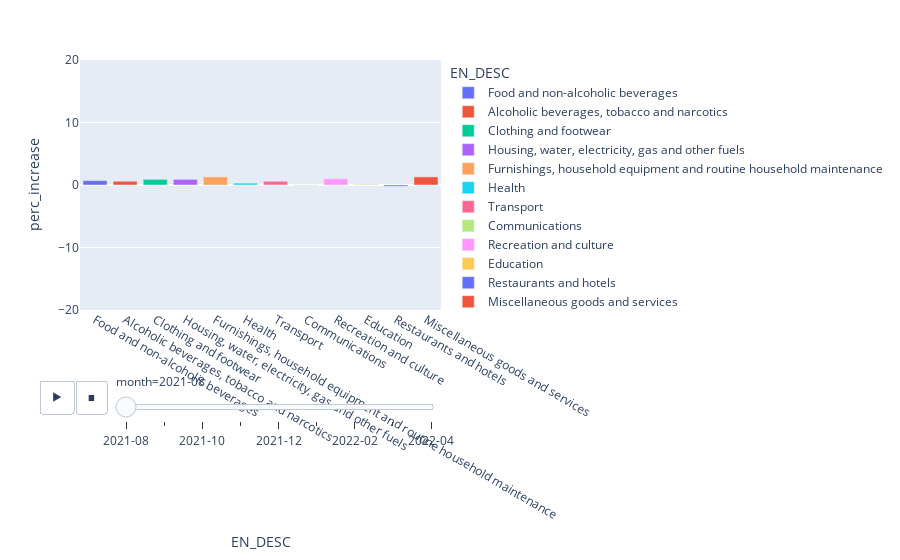

The code cell stored with this chart in its notebook:
### Code cell
fig = px.bar(monthly_long, x="EN_DESC", y="perc_increase", color="EN_DESC",
  animation_frame="month", range_y=[-20,20])
fig.show()

### Figure 1 — Plotly figure (JSON) as saved in the notebook; plotly's stock layout.template omitted (floating-point values rounded to 4 significant figures)
{"data": [{"alignmentgroup": "True", "hovertemplate": "EN_DESC=%{x}<br>month=2021-08<br>perc_increase=%{y}<extra></extra>", "legendgroup": "Food and non-alcoholic beverages", "marker": {"color": "#636efa", "pattern": {"shape": ""}}, "name": "Food and non-alcoholic beverages", "offsetgroup": "Food and non-alcoholic beverages", "orientation": "v", "showlegend": true, "textposition": "auto", "type": "bar", "x": ["Food and non-alcoholic beverages"], "xaxis": "x", "y": [0.7], "yaxis": "y"}, {"alignmentgroup": "True", "hovertemplate": "EN_DESC=%{x}<br>month=2021-08<br>perc_increase=%{y}<extra></extra>", "legendgroup": "Alcoholic beverages, tobacco and narcotics", "marker": {"color": "#EF553B", "pattern": {"shape": ""}}, "name": "Alcoholic beverages, tobacco and narcotics", "offsetgroup": "Alcoholic beverages, tobacco and narcotics", "orientation": "v", "showlegend": true, "textposition": "auto", "type": "bar", "x": ["Alcoholic beverages, tobacco and narcotics"], "xaxis": "x", "y": [0.6], "yaxis": "y"}, {"alignmentgroup": "True", "hovertemplate": "EN_DESC=%{x}<br>month=2021-08<br>perc_increase=%{y}<extra></extra>", "legendgroup": "Clothing and footwear", "marker": {"color": "#00cc96", "pattern": {"shape": ""}}, "name": "Clothing and footwear", "offsetgroup": "Clothing and footwear", "orientation": "v", "showlegend": true, "textposition": "auto", "type": "bar", "x": ["Clothing and footwear"], "xaxis": "x", "y": [0.9], "yaxis": "y"}, {"alignmentgroup": "True", "hovertemplate": "EN_DESC=%{x}<br>month=2021-08<br>perc_increase=%{y}<extra></extra>", "legendgroup": "Housing, water, electricity, gas and other fuels", "marker": {"color": "#ab63fa", "pattern": {"shape": ""}}, "name": "Housing, water, electricity, gas and other fuels", "offsetgroup": "Housing, water, electricity, gas and other fuels", "orientation": "v", "showlegend": true, "textposition": "auto", "type": "bar", "x": ["Housing, water, electricity, gas and other fuels"], "xaxis": "x", "y": [0.9], "yaxis": "y"}, {"alignmentgroup": "True", "hovertemplate": "EN_DESC=%{x}<br>month=2021-08<br>perc_increase=%{y}<extra></extra>", "legendgroup": "Furnishings, household equipment and routine household maintenance", "marker": {"color": "#FFA15A", "pattern": {"shape": ""}}, "name": "Furnishings, household equipment and routine household maintenance", "offsetgroup": "Furnishings, household equipment and routine household maintenance", "orientation": "v", "showlegend": true, "textposition": "auto", "type": "bar", "x": ["Furnishings, household equipment and routine household maintenance"], "xaxis": "x", "y": [1.3], "yaxis": "y"}, {"alignmentgroup": "True", "hovertemplate": "EN_DESC=%{x}<br>month=2021-08<br>perc_increase=%{y}<extra></extra>", "legendgroup": "Health", "marker": {"color": "#19d3f3", "pattern": {"shape": ""}}, "name": "Health", "offsetgroup": "Health", "orientation": "v", "showlegend": true, "textposition": "auto", "type": "bar", "x": ["Health"], "xaxis": "x", "y": [0.3], "yaxis": "y"}, {"alignmentgroup": "True", "hovertemplate": "EN_DESC=%{x}<br>month=2021-08<br>perc_increase=%{y}<extra></extra>", "legendgroup": "Transport", "marker": {"color": "#FF6692", "pattern": {"shape": ""}}, "name": "Transport", "offsetgroup": "Transport", "orientation": "v", "showlegend": true, "textposition": "auto", "type": "bar", "x": ["Transport"], "xaxis": "x", "y": [0.6], "yaxis": "y"}, {"alignmentgroup": "True", "hovertemplate": "EN_DESC=%{x}<br>month=2021-08<br>perc_increase=%{y}<extra></extra>", "legendgroup": "Communications", "marker": {"color": "#B6E880", "pattern": {"shape": ""}}, "name": "Communications", "offsetgroup": "Communications", "orientation": "v", "showlegend": true, "textposition": "auto", "type": "bar", "x": ["Communications"], "xaxis": "x", "y": [-0.1], "yaxis": "y"}, {"alignmentgroup": "True", "hovertemplate": "EN_DESC=%{x}<br>month=2021-08<br>perc_increase=%{y}<extra></extra>", "legendgroup": "Recreation and culture", "marker": {"color": "#FF97FF", "pattern": {"shape": ""}}, "name": "Recreation and culture", "offsetgroup": "Recreation and culture", "orientation": "v", "showlegend": true, "textposition": "auto", "type": "bar", "x": ["Recreation and culture"], "xaxis": "x", "y": [1], "yaxis": "y"}, {"alignmentgroup": "True", "hovertemplate": "EN_DESC=%{x}<br>month=2021-08<br>perc_increase=%{y}<extra></extra>", "legendgroup": "Education", "marker": {"color": "#FECB52", "pattern": {"shape": ""}}, "name": "Education", "offsetgroup": "Education", "orientation": "v", "showlegend": true, "textposition": "auto", "type": "bar", "x": ["Education"], "xaxis": "x", "y": [0.1], "yaxis": "y"}, {"alignmentgroup": "True", "hovertemplate": "EN_DESC=%{x}<br>month=2021-08<br>perc_increase=%{y}<extra></extra>", "legendgroup": "Restaurants and hotels", "marker": {"color": "#636efa", "pattern": {"shape": ""}}, "name": "Restaurants and hotels", "offsetgroup": "Restaurants and hotels", "orientation": "v", "showlegend": true, "textposition": "auto", "type": "bar", "x": ["Restaurants and hotels"], "xaxis": "x", "y": [-0.2], "yaxis": "y"}, {"alignmentgroup": "True", "hovertemplate": "EN_DESC=%{x}<br>month=2021-08<br>perc_increase=%{y}<extra></extra>", "legendgroup": "Miscellaneous goods and services", "marker": {"color": "#EF553B", "pattern": {"shape": ""}}, "name": "Miscellaneous goods and services", "offsetgroup": "Miscellaneous goods and services", "orientation": "v", "showlegend": true, "textposition": "auto", "type": "bar", "x": ["Miscellaneous goods and services"], "xaxis": "x", "y": [1.3], "yaxis": "y"}], "layout": {"barmode": "relative", "legend": {"title": {"text": "EN_DESC"}, "tracegroupgap": 0}, "margin": {"t": 60}, "sliders": [{"active": 0, "currentvalue": {"prefix": "month="}, "len": 0.9, "pad": {"b": 10, "t": 60}, "steps": [{"args": [["2021-08"], {"frame": {"duration": 0, "redraw": true}, "fromcurrent": true, "mode": "immediate", "transition": {"duration": 0, "easing": "linear"}}], "label": "2021-08", "method": "animate"}, {"args": [["2021-09"], {"frame": {"duration": 0, "redraw": true}, "fromcurrent": true, "mode": "immediate", "transition": {"duration": 0, "easing": "linear"}}], "label": "2021-09", "method": "animate"}, {"args": [["2021-10"], {"frame": {"duration": 0, "redraw": true}, "fromcurrent": true, "mode": "immediate", "transition": {"duration": 0, "easing": "linear"}}], "label": "2021-10", "method": "animate"}, {"args": [["2021-11"], {"frame": {"duration": 0, "redraw": true}, "fromcurrent": true, "mode": "immediate", "transition": {"duration": 0, "easing": "linear"}}], "label": "2021-11", "method": "animate"}, {"args": [["2021-12"], {"frame": {"duration": 0, "redraw": true}, "fromcurrent": true, "mode": "immediate", "transition": {"duration": 0, "easing": "linear"}}], "label": "2021-12", "method": "animate"}, {"args": [["2022-01"], {"frame": {"duration": 0, "redraw": true}, "fromcurrent": true, "mode": "immediate", "transition": {"duration": 0, "easing": "linear"}}], "label": "2022-01", "method": "animate"}, {"args": [["2022-02"], {"frame": {"duration": 0, "redraw": true}, "fromcurrent": true, "mode": "immediate", "transition": {"duration": 0, "easing": "linear"}}], "label": "2022-02", "method": "animate"}, {"args": [["2022-03"], {"frame": {"duration": 0, "redraw": true}, "fromcurrent": true, "mode": "immediate", "transition": {"duration": 0, "easing": "linear"}}], "label": "2022-03", "method": "animate"}, {"args": [["2022-04"], {"frame": {"duration": 0, "redraw": true}, "fromcurrent": true, "mode": "immediate", "transition": {"duration": 0, "easing": "linear"}}], "label": "2022-04", "method": "animate"}], "x": 0.1, "xanchor": "left", "y": 0, "yanchor": "top"}], "updatemenus": [{"buttons": [{"args": [null, {"frame": {"duration": 500, "redraw": true}, "fromcurrent": true, "mode": "immediate", "transition": {"duration": 500, "easing": "linear"}}], "label": "&#9654;", "method": "animate"}, {"args": [[null], {"frame": {"duration": 0, "redraw": true}, "fromcurrent": true, "mode": "immediate", "transition": {"duration": 0, "easing": "linear"}}], "label": "&#9724;", "method": "animate"}], "direction": "left", "pad": {"r": 10, "t": 70}, "showactive": false, "type": "buttons", "x": 0.1, "xanchor": "right", "y": 0, "yanchor": "top"}], "xaxis": {"anchor": "y", "categoryarray": ["Food and non-alcoholic beverages", "Alcoholic beverages, tobacco and narcotics", "Clothing and footwear", "Housing, water, electricity, gas and other fuels", "Furnishings, household equipment and routine household maintenance", "Health", "Transport", "Communications", "Recreation and culture", "Education", "Restaurants and hotels", "Miscellaneous goods and services"], "categoryorder": "array", "domain": [0, 1], "title": {"text": "EN_DESC"}}, "yaxis": {"anchor": "x", "domain": [0, 1], "range": [-20, 20], "title": {"text": "perc_increase"}}}}
